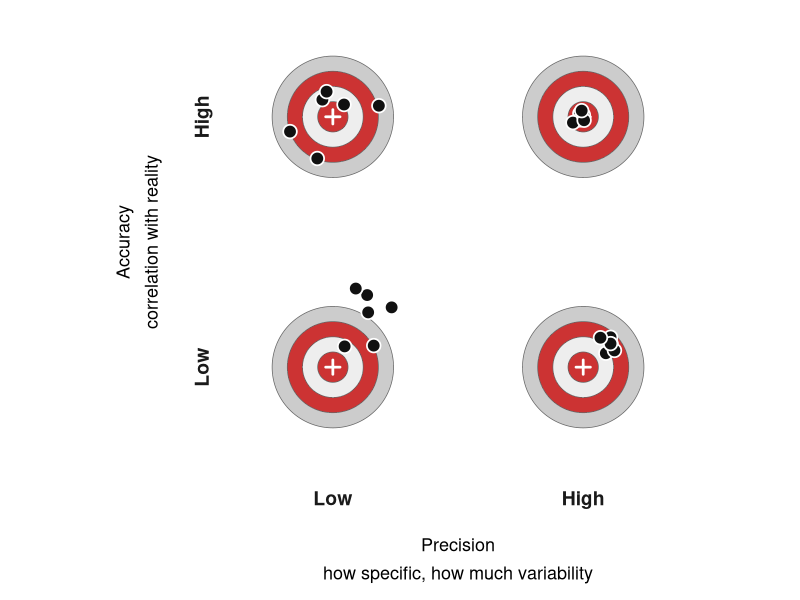

Here is the R script that generated this plot:
library(ggplot2)

set.seed(42)

# ── Helpers ───────────────────────────────────────────────────────────────────

make_circle <- function(r, n = 300) {
  theta <- seq(0, 2 * pi, length.out = n + 1)[seq_len(n)]
  data.frame(x = r * cos(theta), y = r * sin(theta))
}

# ── Panel grid ────────────────────────────────────────────────────────────────

prec_levels <- c("Low", "High")
acc_levels  <- c("High", "Low")  # reversed so "High" row appears on top

panels <- expand.grid(
  precision = factor(prec_levels, levels = prec_levels),
  accuracy  = factor(acc_levels,  levels = acc_levels),
  stringsAsFactors = FALSE
)
panels$precision <- factor(panels$precision, levels = prec_levels)
panels$accuracy  <- factor(panels$accuracy,  levels = acc_levels)

# ── Dartboard ring polygons ───────────────────────────────────────────────────
# Draw from outer to inner; inner rings paint over outer ones.

ring_specs <- data.frame(
  r    = c(1.00,      0.75,      0.50,      0.25),
  fill = c("#CCCCCC", "#CC3333", "#EEEEEE", "#CC3333"),
  stringsAsFactors = FALSE
)

ring_data <- do.call(rbind, lapply(seq_len(nrow(ring_specs)), function(ri) {
  circ <- make_circle(ring_specs$r[ri])
  do.call(rbind, lapply(seq_len(nrow(panels)), function(pi) {
    data.frame(
      x          = circ$x,
      y          = circ$y,
      precision  = panels$precision[pi],
      accuracy   = panels$accuracy[pi],
      ring_id    = ri,
      fill_color = ring_specs$fill[ri],
      stringsAsFactors = FALSE
    )
  }))
}))

ring_data$precision <- factor(ring_data$precision, levels = prec_levels)
ring_data$accuracy  <- factor(ring_data$accuracy,  levels = acc_levels)

# ── Dart positions ────────────────────────────────────────────────────────────
# Low accuracy  → cluster centred off-bullseye  (~r 0.60)
# High accuracy → cluster centred on bullseye   (~r 0.00)
# Low precision → spread = 0.40 (very scattered, some miss board)
# High precision→ spread = 0.07 (tight)
# No clipping — shots that miss the board land outside the rings.

dart_params <- data.frame(
  precision = factor(c("Low",  "High", "Low",  "High"), levels = prec_levels),
  accuracy  = factor(c("Low",  "Low",  "High", "High"), levels = acc_levels),
  cx     = c( 0.42,  0.47,  0.00,  0.00),
  cy     = c( 0.38,  0.40,  0.00,  0.00),
  spread = c( 0.40,  0.07,  0.40,  0.07),
  stringsAsFactors = FALSE
)

darts <- do.call(rbind, lapply(seq_len(nrow(dart_params)), function(i) {
  p  <- dart_params[i, ]
  n  <- 6
  x_ <- rnorm(n, p$cx, p$spread)
  y_ <- rnorm(n, p$cy, p$spread)
  data.frame(x = x_, y = y_,
             precision = p$precision,
             accuracy  = p$accuracy,
             stringsAsFactors = FALSE)
}))

darts$precision <- factor(darts$precision, levels = prec_levels)
darts$accuracy  <- factor(darts$accuracy,  levels = acc_levels)

# Centre crosshair: one point per panel
centre_data <- panels

# ── Plot ──────────────────────────────────────────────────────────────────────

p <- ggplot() +
  # Dartboard rings (outer → inner)
  geom_polygon(
    data = ring_data,
    aes(x = x, y = y,
        group      = interaction(ring_id, precision, accuracy),
        fill       = fill_color),
    color = "gray40", linewidth = 0.25
  ) +
  scale_fill_identity() +
  # Centre crosshair
  geom_point(
    data = centre_data,
    aes(x = 0, y = 0),
    shape = 3, size = 2.5, color = "white", stroke = 1.4
  ) +
  # Bullet holes
  geom_point(
    data = darts,
    aes(x = x, y = y),
    shape = 21, size = 4,
    fill = "#111111", color = "white", stroke = 0.9
  ) +
  facet_grid(
    rows   = vars(accuracy),
    cols   = vars(precision),
    switch = "both"
  ) +
  coord_fixed(xlim = c(-1.5, 1.5), ylim = c(-1.5, 1.5), clip = "on") +
  labs(
    x = "Precision\nhow specific, how much variability",
    y = "Accuracy\ncorrelation with reality"
  ) +
  theme_minimal(base_size = 15) +
  theme(
    panel.grid        = element_blank(),
    panel.background  = element_rect(fill = "white", color = NA),
    plot.background   = element_rect(fill = "white", color = NA),
    axis.text         = element_blank(),
    axis.ticks        = element_blank(),
    strip.text.x      = element_text(size = 14, face = "bold",
                                     margin = margin(t = 8, b = 8)),
    strip.text.y      = element_text(size = 14, face = "bold",
                                     margin = margin(l = 8, r = 8)),
    strip.placement   = "outside",
    axis.title.x      = element_text(size = 13, lineheight = 1.3,
                                     margin = margin(t = 14)),
    axis.title.y      = element_text(size = 13, lineheight = 1.3,
                                     margin = margin(r = 14)),
    panel.spacing     = unit(2.5, "lines"),
    plot.margin       = margin(t = 12, r = 16, b = 12, l = 16)
  )

out_path <- file.path("public", "precision-accuracy-dartboard.png")
ggsave(out_path, p, width = 8, height = 8, dpi = 150, bg = "white")
message("Saved to ", out_path)
